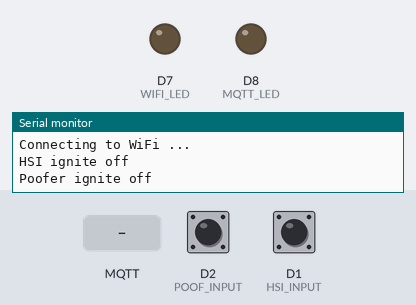
The sketch below on a simulated ESP8266 (NodeMCU). Parts: output pins drawn as LEDs (lit = HIGH), the last lines printed to the serial monitor. The inputs (shaded band) are chosen by the test bench; at power-on: D2 (POOF_INPUT) HIGH, D1 (HSI_INPUT) HIGH. WiFi joins after 1.5 s; servers stay silent unless stated; no MQTT or app messages arrive unless stated; not simulated (calls return 0 or success): wifi_credentials.h; names the files do not define were given values by the test bench: mqtt_port = 1883; pins used as bus, display or sensor lines are not drawn.

Above: at 1.2 s.
1.3 s: D2 (POOF_INPUT) pulled LOW for 0.15 s
At 1.52 s:
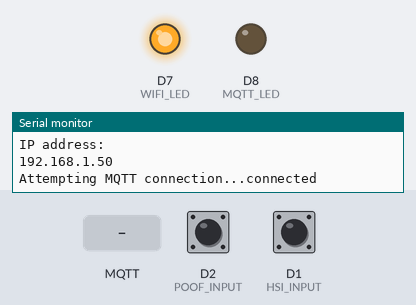
At 2.7 s:
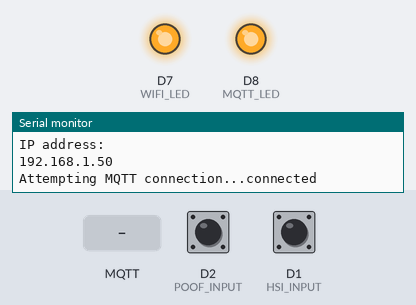
3.0 s: D1 (HSI_INPUT) pulled LOW for 0.15 s
4.6 s: MQTT message "poof" arrives on the first subscribed topic
6.1 s: MQTT message "on" arrives on the first subscribed topic
7.6 s: MQTT message "off" arrives on the first subscribed topic
Timing chart, 0 to 10.1 s (numbered marks = the images above; inputs shaded):
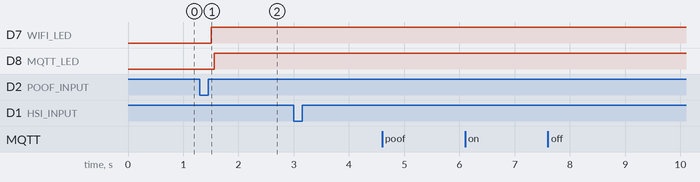

The sketch:

ESP8266-Flame-Controller-Receiver.ino
```cpp
#include <ArduinoJson.h>
#include <ESP8266WiFi.h>
#include <PubSubClient.h>
#include <elapsedMillis.h>
#include "wifi_credentials.h"

WiFiClient espClient;
PubSubClient client(espClient);
StaticJsonDocument<128> cmdJSON;

#define HSI_INPUT D1
#define HSI_TRIGGER D5
#define POOF_INPUT D2
#define POOF_TRIGGER D6
#define WIFI_LED D7
#define MQTT_LED D8

typedef struct poofInfo_t {
  int state = 0;
  int expiration = 0;
  int duration = 0;
};

typedef struct buttonState_t {
  uint8_t state = 0;
  uint8_t stateLast = 0;
  uint32_t debounce = 0;
  const uint8_t debounceTime = 10;
  char* label;
};

poofInfo_t poofInfo;
buttonState_t hsiButton;
buttonState_t poofButton;

uint8_t wifiConnecting = 0;
uint8_t wifiFirstConnected = 0;

elapsedMillis mqttLoop = 5000;

void callback(char* topic, byte* payload, uint8_t length) {
  for (uint8_t i = 0; i < length; i++) Serial.print((char)payload[i]);
  Serial.println();
  DeserializationError error = deserializeJson(cmdJSON, payload, length);
  if (error) return;
  if (cmdJSON["cmd"] == "poof") {
    if (poofInfo.state != 1) {
      poofInfo.duration = cmdJSON["delay"];
      poofInfo.state = 1;
    }
  }
}

void networkSetup() {
  if (WiFi.status() != WL_CONNECTED) {
    if (!wifiConnecting) {
      wifiConnecting = 1;
      digitalWrite(WIFI_LED, LOW);
      Serial.println("");
      Serial.println("Connecting to WiFi ...");
      WiFi.begin(ssid, password);
    }
  } else {
    if (wifiConnecting && !wifiFirstConnected) {
        wifiFirstConnected = 1;
        wifiConnecting = 0;
        digitalWrite(WIFI_LED, HIGH);
        Serial.println("WiFi connected");
        Serial.println("IP address: ");
        Serial.println(WiFi.localIP());
    } else if (!client.connected()) {
      digitalWrite(MQTT_LED, LOW);
      if (mqttLoop > 5000) {
        mqttLoop = 0;
        Serial.print("Attempting MQTT connection...");
        if (client.connect(mqtt_clientId)) {
          digitalWrite(MQTT_LED, HIGH);
          Serial.println("connected");
          client.subscribe(mqtt_topic);
        } else {
          Serial.print("failed, rc=");
          Serial.print(client.state());
          Serial.println(" try again in 5 seconds");
        }
      }
    }
  }
}

void setup() {
  hsiButton.label = "HSI";
  poofButton.label = "Poofer";
  Serial.begin(115200);
  pinMode(HSI_INPUT, INPUT_PULLUP);
  pinMode(HSI_TRIGGER, OUTPUT);
  pinMode(POOF_INPUT, INPUT_PULLUP);
  pinMode(POOF_TRIGGER, OUTPUT);
  pinMode(WIFI_LED, OUTPUT);
  pinMode(MQTT_LED, OUTPUT);
  client.setServer(mqtt_server, mqtt_port);
  client.setCallback(callback);
  delay(10);
}

void buttonDebounce(buttonState_t *button, uint8_t trigger, uint8_t input) {
  button->state = digitalRead(input);
  if (button->state != button->stateLast && millis() - button->debounce > button->debounceTime) {
    button->stateLast = button->state;
    button->debounce = millis();
    if (button->state == LOW) {
      digitalWrite(trigger, HIGH);
      Serial.printf("%s ignite on \n", button->label);
    } else {
      digitalWrite(trigger, LOW);
      Serial.printf("%s ignite off \n", button->label);
    }
  }
}

void waxOn() {
  if (poofInfo.state && poofInfo.duration && !poofInfo.expiration) {
    poofInfo.expiration = millis() + poofInfo.duration;
    poofInfo.duration = 0;
    Serial.println("[REMOTE] Poof!");
    digitalWrite(POOF_TRIGGER, HIGH);
  }
}

void waxOff() {
  if (poofInfo.state && poofInfo.expiration <= millis()) {
    Serial.println("[REMOTE] fooP!");
    digitalWrite(POOF_TRIGGER, LOW);
    poofInfo.expiration = 0;
    poofInfo.state = 0;
  }
}

void loop() {
  networkSetup();
  client.loop();
  buttonDebounce(&hsiButton, HSI_TRIGGER, HSI_INPUT);
  if (!poofInfo.state) buttonDebounce(&poofButton, POOF_TRIGGER, POOF_INPUT);
  waxOn();
  waxOff();
}
```
